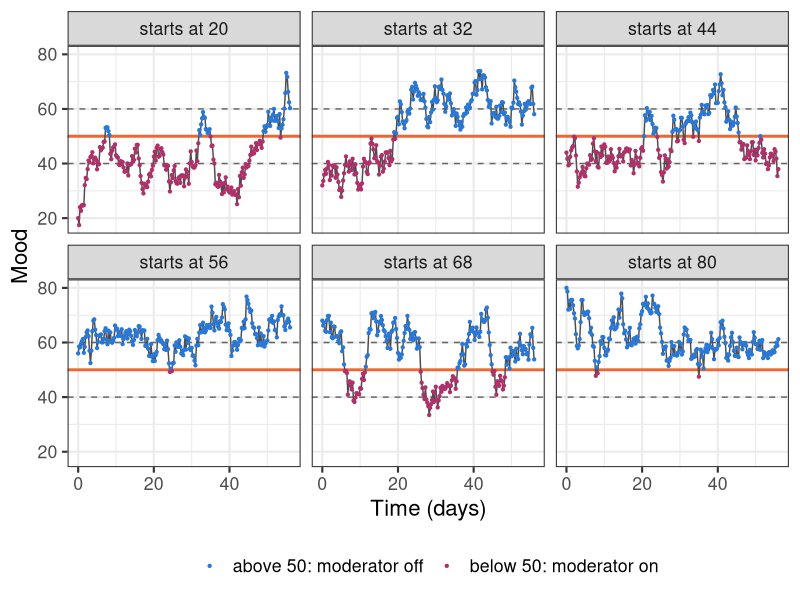
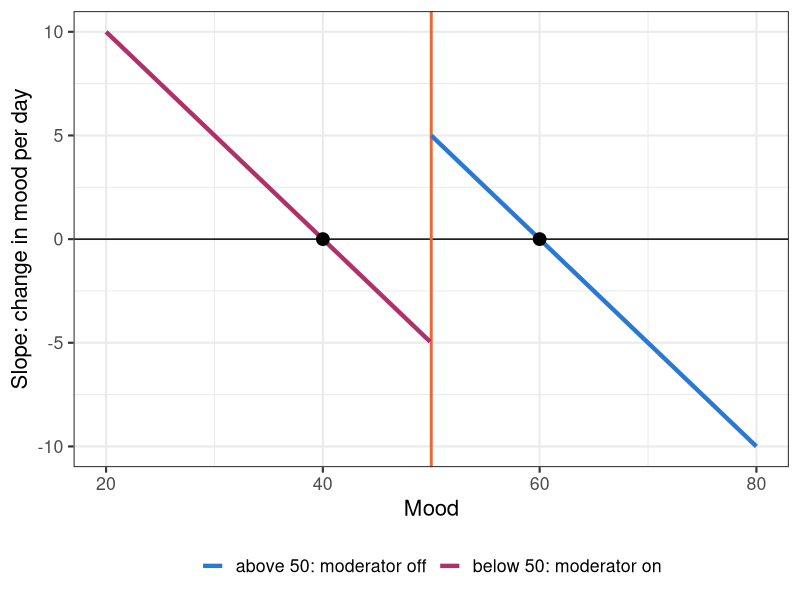
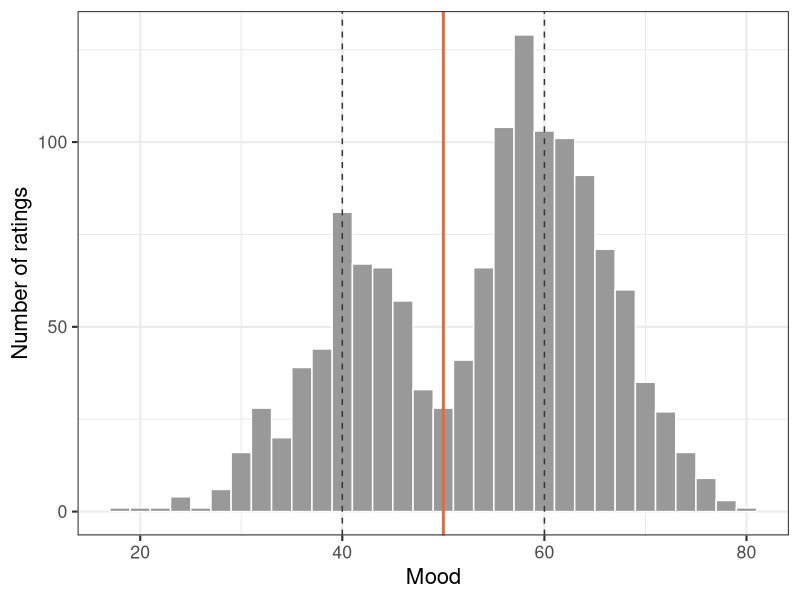
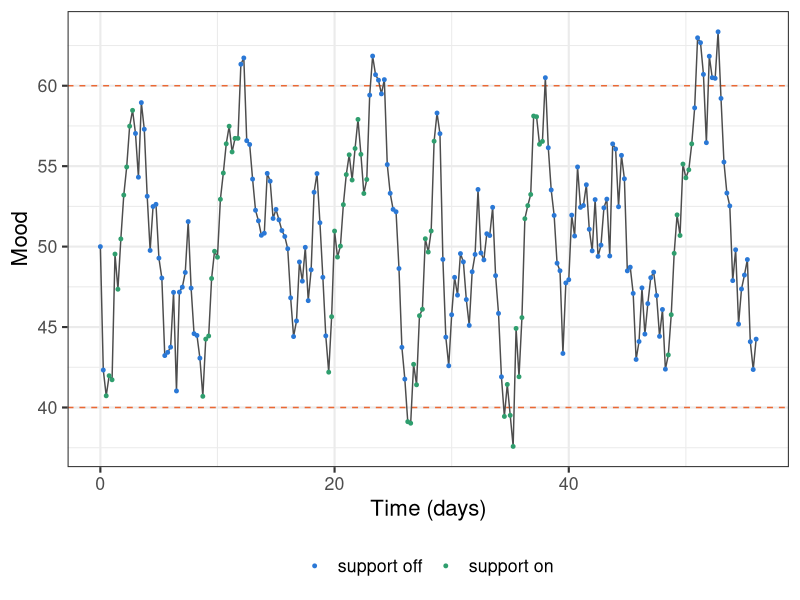
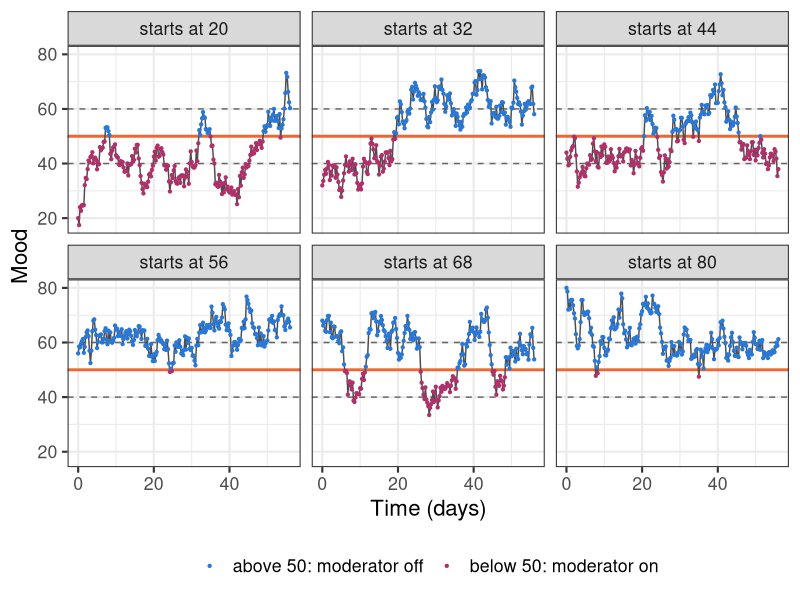
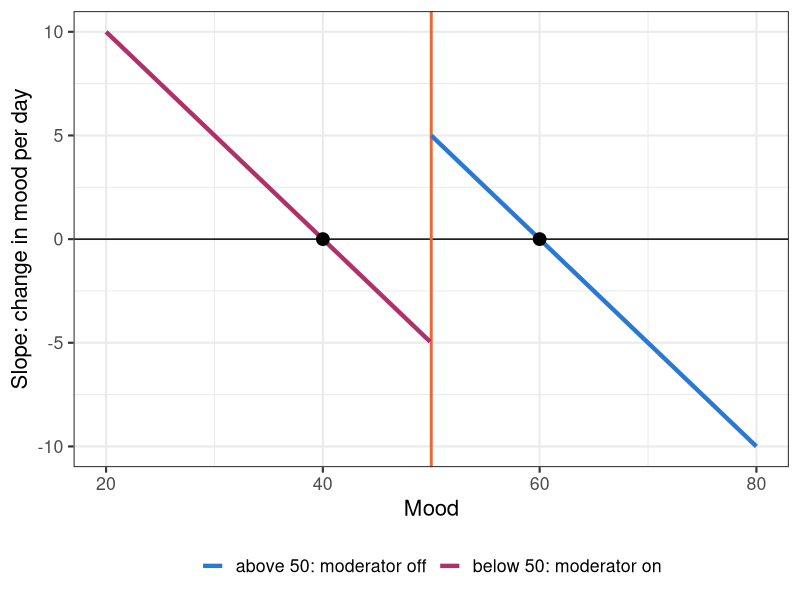
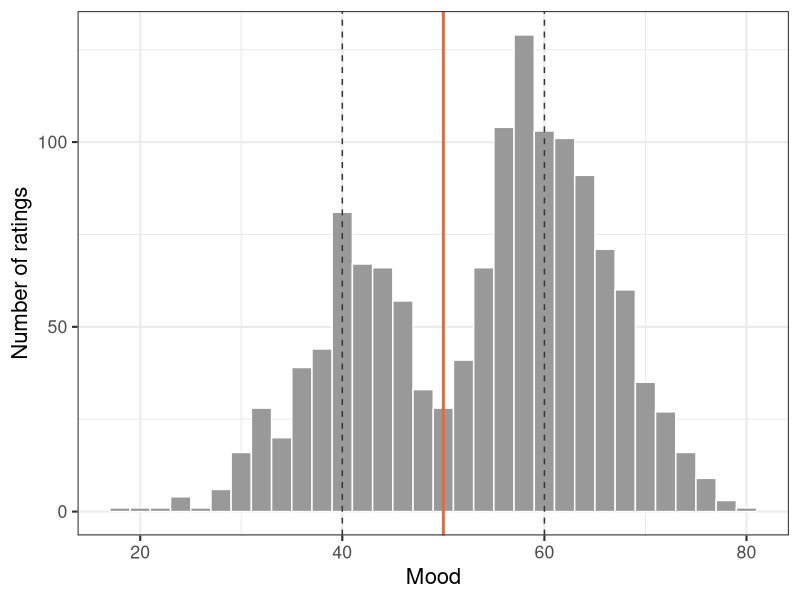
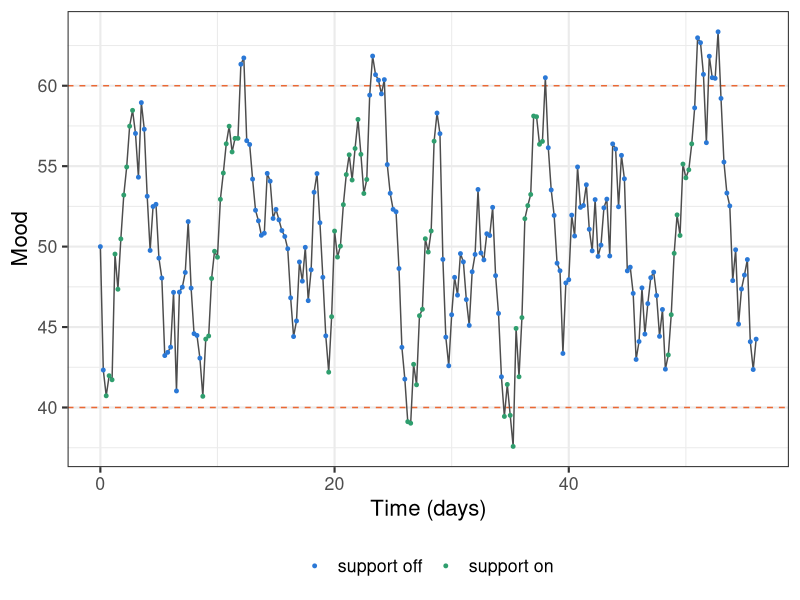

Write the R code that produced these figures, in order.
# =============================================================================
#  LECTURE 9 -- SIMULATE DATA: A MODERATOR THAT SWITCHES ON BELOW A THRESHOLD
#  Dynamic Systems Thinking in Psychology
#
#  The model from Lecture 5, with one extra term:
#
#     dMood = (A * Mood + B + Beffect * moderator) dt + G dW
#
#     moderator = 1 while mood is BELOW the threshold (here: 50)
#     moderator = 0 while mood is ABOVE the threshold
#
#  Example: when mood drops below 50, a person starts to ruminate, and
#  rumination pushes mood further down (Beffect negative). Above 50 the
#  rumination stops.
#
#  The moderator depends on mood itself, which changes all the time. So it is
#  checked in EVERY small step, not only at the observations. This makes the
#  model nonlinear: there are two rules for change, one below and one above
#  the threshold.
#
#  Part 1  settings (choose one of three cases)
#  Part 2  where are the equilibria?
#  Part 3  the simulation function
#  Part 4  simulate a few people
#  Part 5  look at the data
#  Part 6  a variant: two thresholds (hysteresis)
#  Part 7  things to try
#
#  Run the script part by part (select the lines and press Ctrl+Enter).
# =============================================================================

# install.packages("ggplot2")   # run once if you do not have it
library(ggplot2)


# =============================================================================
#  PART 1: SETTINGS
# =============================================================================

set.seed(2026)                     # same random numbers every time you run this

Npeople <- 6                       # number of people
times <- seq(from = 0, to = 56, by = 0.25)  # 4 ratings a day for 8 weeks (time in days)
Nsteps <- 20                       # small steps between two ratings

A <- -0.5                          # state dependence (per day): the same in both regimes
G <- 6                             # kick strength
threshold <- 50                    # below this mood, the moderator is switched on

# Choose one of three cases ("two", "one" or "neither"); see Part 2 for what they mean.
case <- "two"

if (case == "two") {               # two stable states
  B <- 30                          # above 50: mood is pushed towards -B/A = 60
  Beffect <- -10                   # below 50: rumination lowers the push, towards -(B+Beffect)/A = 40
}
if (case == "one") {               # one stable state
  B <- 30                          # above 50: towards 60
  Beffect <- 5                     # below 50: an extra push UP (e.g. coping), towards 70
}
if (case == "neither") {           # no stable state on either side
  B <- 24                          # above 50: towards 48 (but that is below 50!)
  Beffect <- 4                     # below 50: towards 56 (but that is above 50!)
}

savePlots <- TRUE                  # TRUE: save every plot in Part 5 as a png file
plotFolder <- paste0("plots_threshold_", case)  # folder for the png files (made in your working directory)


# =============================================================================
#  PART 2: WHERE ARE THE EQUILIBRIA?
# =============================================================================
# Each side of the threshold has its own rule, and so its own candidate
# equilibrium (where the slope is 0). A candidate only counts if it lies on
# its own side of the threshold: otherwise mood leaves that side before it
# gets there.

eqAbove <- -B / A                  # rule above the threshold: A*Mood + B = 0
eqBelow <- -(B + Beffect) / A      # rule below the threshold: A*Mood + B + Beffect = 0

eqAboveValid <- eqAbove > threshold    #does it lie above the threshold?
eqBelowValid <- eqBelow < threshold    #does it lie below the threshold?

cat("Candidate above the threshold:", eqAbove, " valid:", eqAboveValid, "\n")
cat("Candidate below the threshold:", eqBelow, " valid:", eqBelowValid, "\n")

# Q: Before running anything else: where do you expect mood to settle?


# =============================================================================
#  PART 3: THE SIMULATION FUNCTION
# =============================================================================
# The function from Lecture 5. New: in every small step, we first check
# whether mood is below the threshold, and switch the moderator on or off.

simulateMood <- function(initialMood){
  Nobs <- length(times)                        #number of ratings
  Mood <- rep(NA, Nobs)                        #empty vector for the ratings
  for(i in 1:Nobs){
    if(i == 1) Mood[i] <- initialMood          #first rating: the starting value
    else{
      MoodState <- Mood[i-1]                   #start from the previous rating
      dt <- (times[i] - times[i-1]) / Nsteps   #size of each small step
      for(stepi in 1:Nsteps){
        moderator <- as.numeric(MoodState < threshold)    #NEW: 1 while mood is below the threshold, 0 above
        dMood <- A*MoodState + B + Beffect*moderator      #the rule for change depends on the moderator
        kick <- G * sqrt(dt) * rnorm(1)                   #random kick, variance G^2 * dt
        MoodState <- MoodState + dMood * dt + kick
      }
      Mood[i] <- MoodState                     #store the state reached at this rating
    }
  }
  Mood
}


# =============================================================================
#  PART 4: SIMULATE A FEW PEOPLE
# =============================================================================
# Everyone has the same parameters. They only differ in where they start
# (from 20 to 80) and in their random kicks.

startValues <- seq(from = 20, to = 80, length.out = Npeople)

dat <- NULL
for (person in 1:Npeople) {
  Mood <- simulateMood(initialMood = startValues[person])
  dat <- rbind(dat, data.frame(id = person, time = times, Mood = Mood))
}
dat$below <- dat$Mood < threshold        #was this rating below the threshold?
head(dat)

# write.csv(dat, paste0("lecture08_data_threshold_", case, ".csv"), row.names = FALSE)


# =============================================================================
#  PART 5: LOOK AT THE DATA
# =============================================================================
# Every plot is stored in an object (p5a, p5b, p5c), shown, and, if savePlots
# is TRUE, saved as a png file in plotFolder.

if (savePlots) dir.create(plotFolder, showWarnings = FALSE)   #make the folder (no warning if it already exists)

validEq <- c(eqAbove[eqAboveValid], eqBelow[eqBelowValid])    #only the equilibria that count

# --- 5a. The people over time -------------------------------------------------
dat$who <- paste0("starts at ", round(startValues[dat$id]))
dat$who <- factor(dat$who, levels = paste0("starts at ", round(startValues)))

p5a <- ggplot(dat, aes(x = time, y = Mood)) +
  geom_hline(yintercept = threshold, colour = "#eb6834", linewidth = 1) +    #the threshold
  geom_hline(yintercept = validEq, linetype = "dashed", colour = "grey40") + #the equilibria that count
  geom_line(colour = "grey30") +
  geom_point(aes(colour = below), size = 0.8) +
  scale_colour_manual(values = c("FALSE" = "#2a78d6", "TRUE" = "#b0306a"),
                      labels = c("above 50: moderator off", "below 50: moderator on")) +
  facet_wrap(~ who) +
  theme_bw(base_size = 16) +
  labs(x = "Time (days)", y = "Mood", colour = NULL) +
  theme(legend.position = "bottom")
p5a   #show the plot
if (savePlots) ggsave(file.path(plotFolder, "5a_people.png"), p5a, width = 11, height = 7, dpi = 150)

# Q: Where does each person spend their time? Does anyone switch sides?

# --- 5b. The rule for change: slope against mood --------------------------------
# For every possible mood, how fast does mood change (without kicks)?
# Where the line crosses 0, mood stops changing: an equilibrium.

rule <- data.frame(Mood = seq(from = 20, to = 80, by = 0.1))
rule$moderator <- as.numeric(rule$Mood < threshold)
rule$slope <- A*rule$Mood + B + Beffect*rule$moderator
rule$side <- ifelse(rule$moderator == 1, "below 50: moderator on", "above 50: moderator off")

p5b <- ggplot(rule, aes(x = Mood, y = slope, colour = side)) +
  geom_hline(yintercept = 0) +
  geom_vline(xintercept = threshold, colour = "#eb6834", linewidth = 1) +
  geom_line(linewidth = 1.5) +
  geom_point(data = data.frame(Mood = validEq, slope = rep(0, length(validEq))),   #the equilibria that count
             colour = "black", size = 4) +
  scale_colour_manual(values = c("above 50: moderator off" = "#2a78d6",
                                 "below 50: moderator on" = "#b0306a")) +
  theme_bw(base_size = 16) +
  labs(x = "Mood", y = "Slope: change in mood per day", colour = NULL) +
  theme(legend.position = "bottom")
p5b   #show the plot
if (savePlots) ggsave(file.path(plotFolder, "5b_rule.png"), p5b, width = 9, height = 6, dpi = 150)

# Q: Above the zero line mood goes up, below it mood goes down. Follow the
#    arrows in your head from a mood of 45 and from a mood of 55. Where do
#    they end up?

# --- 5c. All ratings together -----------------------------------------------------
p5c <- ggplot(dat, aes(x = Mood)) +
  geom_histogram(binwidth = 2, fill = "grey60", colour = "white") +
  geom_vline(xintercept = threshold, colour = "#eb6834", linewidth = 1) +
  geom_vline(xintercept = validEq, linetype = "dashed", colour = "grey20") +
  theme_bw(base_size = 16) +
  labs(x = "Mood", y = "Number of ratings")
p5c   #show the plot
if (savePlots) ggsave(file.path(plotFolder, "5c_histogram.png"), p5c, width = 9, height = 6, dpi = 150)

mean(dat$Mood)                     # the mean of all ratings
# Q: Is the mean of all ratings a good summary of where mood "usually" is?


# =============================================================================
#  PART 6: A VARIANT: TWO THRESHOLDS (HYSTERESIS)
# =============================================================================
# Now the moderator switches ON when mood drops below a low threshold, and
# OFF only when mood climbs above a high threshold. In between, it stays as it
# was. Example: someone starts seeking support when mood drops below 40, and
# keeps going until mood is back above 60.
#
# The moderator now has a memory, so it is set once before the loop and is
# NOT reset at each rating.

lowThreshold <- 40                 # below this: switch on
highThreshold <- 60                # above this: switch off
Bhyst <- 22                        # push without support: mood drifts towards -Bhyst/A = 44
BeffectSupport <- 10               # extra push UP while support is on: towards -(Bhyst+10)/A = 64

simulateMoodHysteresis <- function(initialMood){
  Nobs <- length(times)
  Mood <- rep(NA, Nobs)
  Support <- rep(NA, Nobs)                     #also store whether support is on at each rating
  moderator <- 0                               #support starts off (set ONCE, before the loop)
  for(i in 1:Nobs){
    if(i == 1) Mood[i] <- initialMood
    else{
      MoodState <- Mood[i-1]
      dt <- (times[i] - times[i-1]) / Nsteps
      for(stepi in 1:Nsteps){
        if (MoodState < lowThreshold) moderator <- 1      #switch on below the low threshold
        if (MoodState > highThreshold) moderator <- 0     #switch off above the high threshold
                                                          #in between: keep the current value
        dMood <- A*MoodState + Bhyst + BeffectSupport*moderator
        kick <- G * sqrt(dt) * rnorm(1)
        MoodState <- MoodState + dMood * dt + kick
      }
      Mood[i] <- MoodState
    }
    Support[i] <- moderator
  }
  data.frame(time = times, Mood = Mood, Support = Support)
}

hyst <- simulateMoodHysteresis(initialMood = 50)

p6 <- ggplot(hyst, aes(x = time, y = Mood)) +
  geom_hline(yintercept = c(lowThreshold, highThreshold), colour = "#eb6834", linetype = "dashed") +
  geom_line(colour = "grey30") +
  geom_point(aes(colour = factor(Support)), size = 1) +
  scale_colour_manual(values = c("0" = "#2a78d6", "1" = "#2f9e6e"),
                      labels = c("support off", "support on")) +
  theme_bw(base_size = 16) +
  labs(x = "Time (days)", y = "Mood", colour = NULL) +
  theme(legend.position = "bottom")
p6   #show the plot
if (savePlots) ggsave(file.path(plotFolder, "6_hysteresis.png"), p6, width = 11, height = 5, dpi = 150)

# Q: Find a moment where mood is 50 and support is on, and one where mood is
#    50 and support is off. Why can the same mood come with different rules?
# Q: Without support mood drifts towards 44, with support towards 64. Why does
#    mood keep going up and down between the two thresholds?


# =============================================================================
#  PART 7: THINGS TO TRY
# =============================================================================
# 1. Run the script with case <- "one" and with case <- "neither". Before you
#    run each one, use Part 2 and the plot in 5b to predict what mood will do.
#
# 2. Two stable states and the kicks: with case <- "two", set G to 3 and then
#    to 10. How often do people switch sides? What does that do to the mean
#    in 5c?
#
# 3. Check the small steps: in case "neither", mood keeps crossing the
#    threshold. Set Nsteps to 5 and then to 100. Does the picture change?
#    Why is this model more sensitive to Nsteps than the models of Lecture 7?
#
# 4. A smooth switch: replace the moderator line in simulateMood() by
#       moderator <- plogis((threshold - MoodState) / 2)
#    The moderator now goes gradually from 1 (well below 50) to 0 (well
#    above 50), and is 0.5 at exactly 50. Which case changes most?
#
# 5. Check only at the ratings: move the moderator line out of the small-step
#    loop and compute it from Mood[i-1] instead of MoodState. What goes wrong,
#    and why does it get worse when you measure less often?
